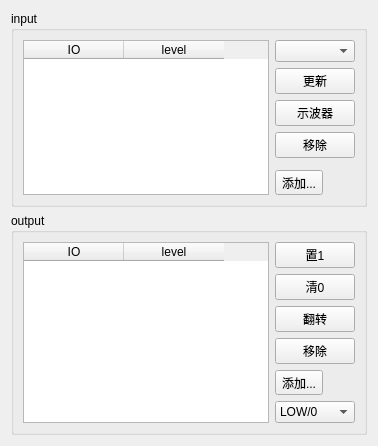
<?xml version="1.0" encoding="UTF-8"?>
<ui version="4.0">
 <class>FormGpio</class>
 <widget class="QWidget" name="FormGpio">
  <property name="geometry">
   <rect>
    <x>0</x>
    <y>0</y>
    <width>378</width>
    <height>405</height>
   </rect>
  </property>
  <property name="windowTitle">
   <string>Form</string>
  </property>
  <layout class="QGridLayout" name="gridLayout_2">
   <item row="0" column="0">
    <widget class="QGroupBox" name="groupBox_4">
     <property name="title">
      <string>input</string>
     </property>
     <layout class="QGridLayout" name="gridLayout_3">
      <item row="1" column="2">
       <widget class="QPushButton" name="pushButton_7">
        <property name="text">
         <string>更新</string>
        </property>
       </widget>
      </item>
      <item row="0" column="2">
       <widget class="QComboBox" name="comboBox_2"/>
      </item>
      <item row="2" column="2">
       <widget class="QPushButton" name="pushButton_8">
        <property name="text">
         <string>示波器</string>
        </property>
       </widget>
      </item>
      <item row="3" column="2">
       <widget class="QPushButton" name="pushButton_6">
        <property name="text">
         <string>移除</string>
        </property>
       </widget>
      </item>
      <item row="0" column="0" rowspan="6" colspan="2">
       <widget class="QTableWidget" name="tableWidget_3">
        <column>
         <property name="text">
          <string>IO</string>
         </property>
        </column>
        <column>
         <property name="text">
          <string>level</string>
         </property>
        </column>
       </widget>
      </item>
      <item row="5" column="2">
       <widget class="QToolButton" name="toolButton_2">
        <property name="text">
         <string>添加...</string>
        </property>
       </widget>
      </item>
     </layout>
    </widget>
   </item>
   <item row="1" column="0">
    <widget class="QGroupBox" name="groupBox_5">
     <property name="title">
      <string>output</string>
     </property>
     <layout class="QGridLayout" name="gridLayout">
      <item row="0" column="0" rowspan="6" colspan="2">
       <widget class="QTableWidget" name="tableWidget_4">
        <column>
         <property name="text">
          <string>IO</string>
         </property>
        </column>
        <column>
         <property name="text">
          <string>level</string>
         </property>
        </column>
       </widget>
      </item>
      <item row="0" column="2">
       <widget class="QPushButton" name="pushButton_2">
        <property name="text">
         <string>置1</string>
        </property>
       </widget>
      </item>
      <item row="3" column="2">
       <widget class="QPushButton" name="pushButton_9">
        <property name="text">
         <string>移除</string>
        </property>
       </widget>
      </item>
      <item row="2" column="2">
       <widget class="QPushButton" name="pushButton_4">
        <property name="text">
         <string>翻转</string>
        </property>
       </widget>
      </item>
      <item row="1" column="2">
       <widget class="QPushButton" name="pushButton_3">
        <property name="text">
         <string>清0</string>
        </property>
       </widget>
      </item>
      <item row="5" column="2">
       <widget class="QComboBox" name="comboBox_3">
        <property name="enabled">
         <bool>true</bool>
        </property>
        <item>
         <property name="text">
          <string>LOW/0</string>
         </property>
        </item>
        <item>
         <property name="text">
          <string>HIGH/1</string>
         </property>
        </item>
       </widget>
      </item>
      <item row="4" column="2">
       <widget class="QToolButton" name="toolButton">
        <property name="text">
         <string>添加...</string>
        </property>
       </widget>
      </item>
     </layout>
    </widget>
   </item>
  </layout>
 </widget>
 <resources/>
 <connections/>
</ui>
